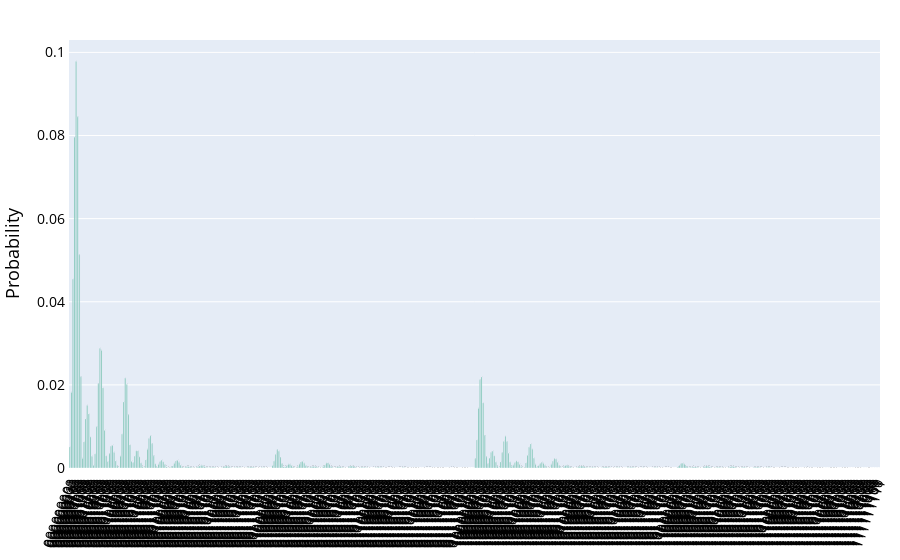

Source (notebook cell):
### Markdown cell above
### Uncertainty Model

We now construct a circuit that loads the uncertainty model. This can be achieved by creating a quantum state in a register of $n_z$ qubits that represents $Z$ following a standard normal distribution. This state is then used to control single qubit Y-rotations on a second qubit register of $K$ qubits, where a $|1\rangle$ state of qubit $k$ represents the default event of asset $k$. The resulting quantum state can be written as

$$ |\Psi\rangle = \sum_{i=0}^{2^{n_z}-1} \sqrt{p_z^i} |z_i \rangle \bigotimes_{k=1}^K \left( \sqrt{1 - p_k(z_i)}|0\rangle + \sqrt{p_k(z_i)}|1\rangle\right),$$

Where we denote by $z_i$ the $i$-th value of the discretized and truncated $Z$ [Egger2019].

### Code cell
uncertainty_model = GCI(n_z, z_max, probability_default, sensitivity_z) 
job = execute(uncertainty_model, backend=Aer.get_backend('statevector_simulator'))
probability_distribution(job.result().get_counts())

### Figure 1 — Plotly figure (JSON) as saved in the notebook; plotly's stock layout.template omitted (floating-point values rounded to 4 significant figures; data arrays with more than 128 entries replaced by an {"elided": "..."} marker saying what was removed)
{"data": [{"hoverinfo": "text", "hovertext": {"elided": "512 str values"}, "marker": {"color": "#1b9e77"}, "name": "", "text": {"elided": "512 float values"}, "textposition": "auto", "type": "bar", "width": 0.5, "x": {"elided": "512 int values"}, "y": {"elided": "512 float values"}}], "layout": {"font": {"color": "black"}, "margin": {"b": 10, "l": 50, "r": 10, "t": 40}, "paper_bgcolor": "white", "showlegend": false, "title": {"font": {"size": 20}, "x": 0.5}, "xaxis": {"linewidth": 1, "showline": true, "tickangle": -70, "tickfont": {"size": 14}, "ticktext": {"elided": "512 str values"}, "tickvals": {"elided": "512 int values"}}, "yaxis": {"linewidth": 1, "showline": true, "tickfont": {"size": 14}, "title": {"font": {"size": 18}, "text": "Probability"}}}}
